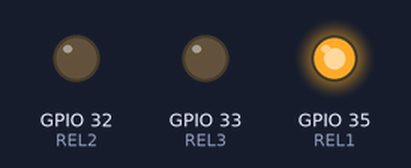
Recording of a sketch running on a simulated ESP32. On the bench: output pins drawn as LEDs (lit = HIGH).

Above: at 0.5 s.
At 1.5 s:
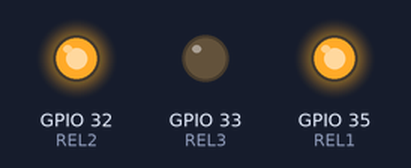
At 2.5 s:
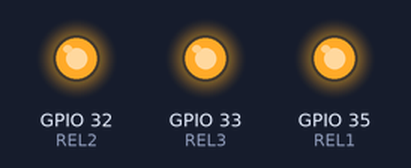
At 3.5 s:
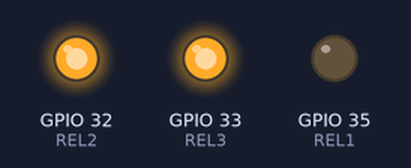
At 4.5 s:
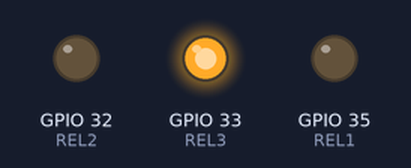
At 5.5 s:
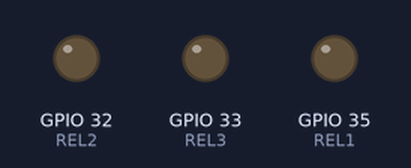
Timing chart, 0 to 7.8 s (numbered marks = the images above):
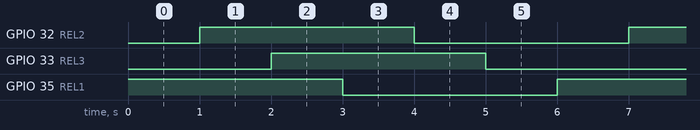

The sketch:

yubox_companion_reles.ino
```cpp
// Yubox Companion
// Prueba relés on-board
// Created by: Edgar Landivar
// Usted es libre de copiar y distribuir
// www.yubox.com

#define REL1 35
#define REL2 32
#define REL3 33

void setup() {
  pinMode(REL1, OUTPUT);
  pinMode(REL2, OUTPUT);
  pinMode(REL3, OUTPUT);

}

void loop() {
  // Activo los relés uno a uno
  digitalWrite(REL1, HIGH);
  delay(1000);
  digitalWrite(REL2, HIGH);
  delay(1000);
  digitalWrite(REL3, HIGH);
  delay(1000);

  // Desactivo los relés uno a uno
  digitalWrite(REL1, LOW);
  delay(1000);
  digitalWrite(REL2, LOW);
  delay(1000);
  digitalWrite(REL3, LOW);
  delay(1000);
}
```

Measured:
- by itself, GPIO 32 (REL2), GPIO 33 (REL3), GPIO 35 (REL1): alternates HIGH for 3.0 s and LOW for 3.0 s
- by itself, everything shown: repeats every 6.0 s, in 6 steps
